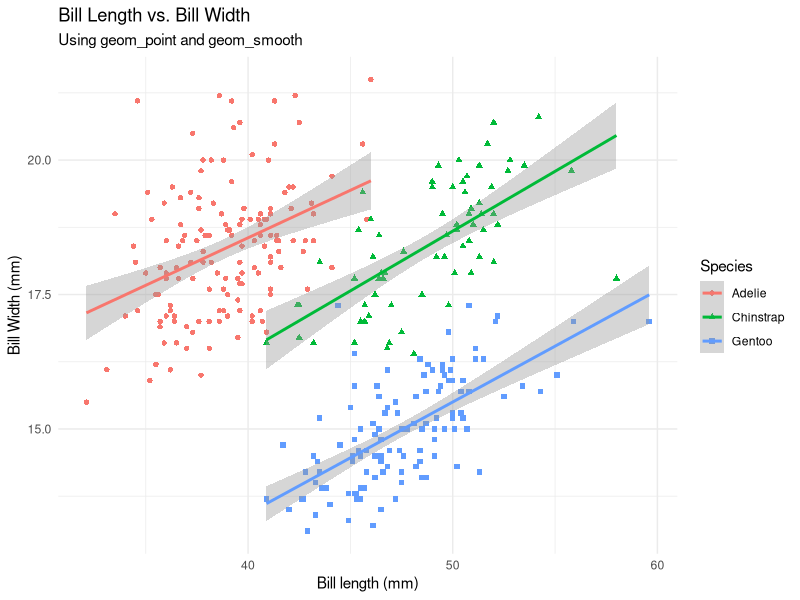
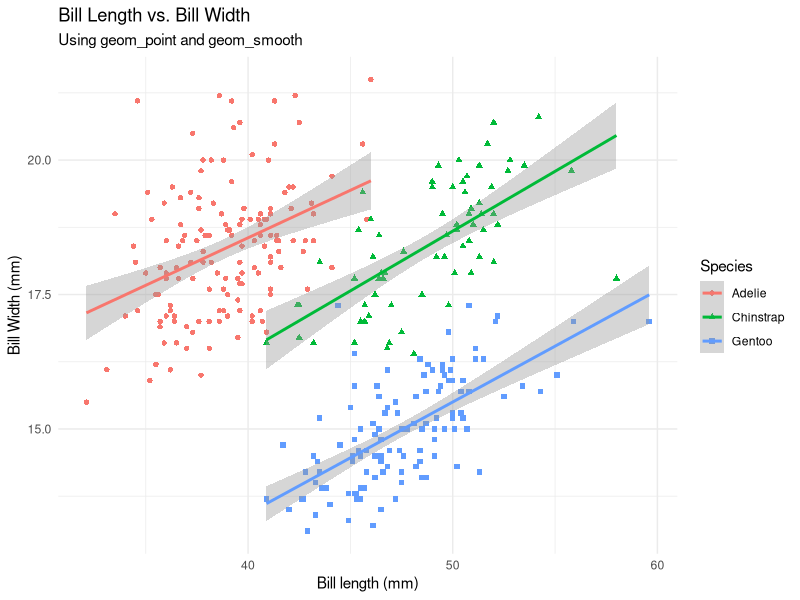

Recreate these plots in R, in order.
## ---- chunk 1
library(ggplot2)
library(palmerpenguins)

penguins <- na.omit(palmerpenguins::penguins)

ggplot(penguins,
       aes(x = bill_length_mm, y = bill_depth_mm,
           color = species, shape = species)) +
  geom_point() +
  geom_smooth(method = "lm") +
  labs(x = "Bill length (mm)", y = "Bill Width (mm)",
       title = "Bill Length vs. Bill Width",
       subtitle = "Using geom_point and geom_smooth",
       color = "Species", shape = "Species") +
  theme_minimal()
## ---- chunk 2
library(ggplot2)
library(palmerpenguins)

penguins <- na.omit(palmerpenguins::penguins)

ggplot(penguins,
       aes(x = bill_length_mm, y = bill_depth_mm,
           color = species, shape = species)) +
  geom_point() +
  geom_smooth(method = "lm") +
  labs(x = "Bill length (mm)", y = "Bill Width (mm)",
       title = "Bill Length vs. Bill Width",
       subtitle = "Using geom_point and geom_smooth",
       color = "Species", shape = "Species") +
  theme_minimal()
